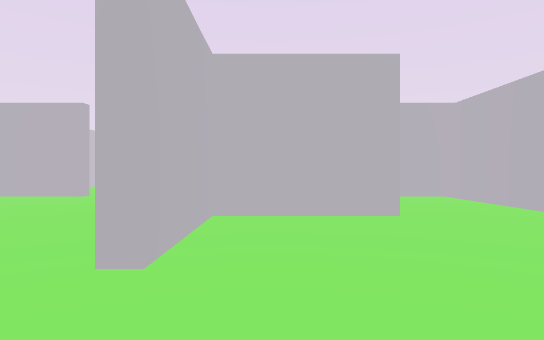
View 1 (above)

24 first-person views from a walk through a Unity game level. The camera is 1.3 m above the floor, looks level and sees 75° across. The floor is counted in squares, 2 m on a side. Each view is taken from the middle of a square. On the plan, view 1 faces up. The plan holds only what a view shows up to about 10 squares ahead; the rest is blank. The player is left out.

View 2
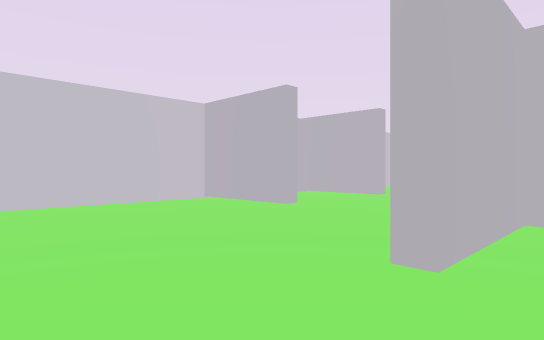

View 3
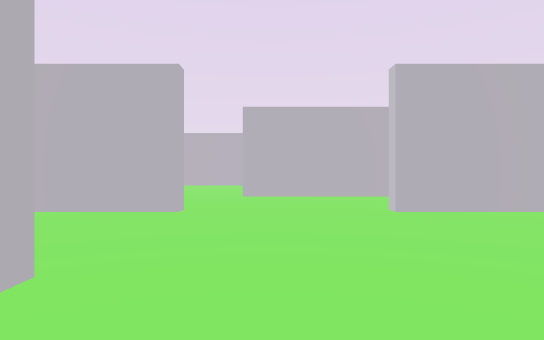

View 4
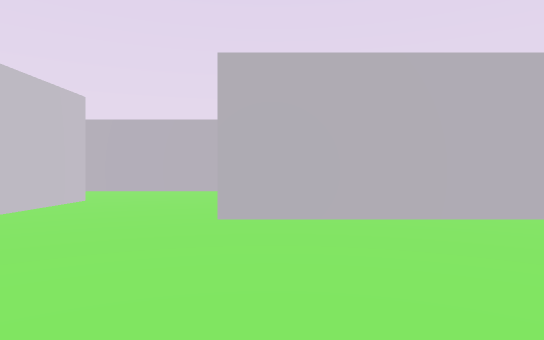

View 5
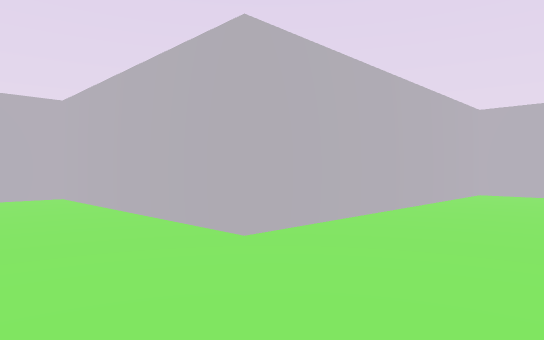

View 6
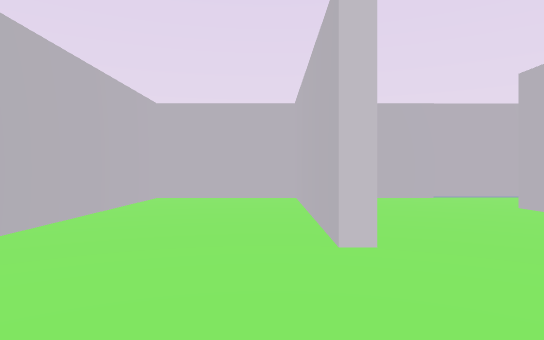

View 7
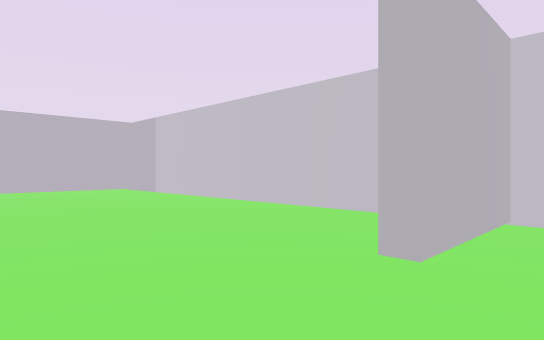

View 8
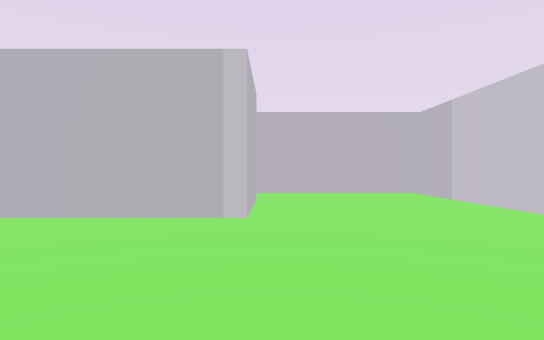

View 9
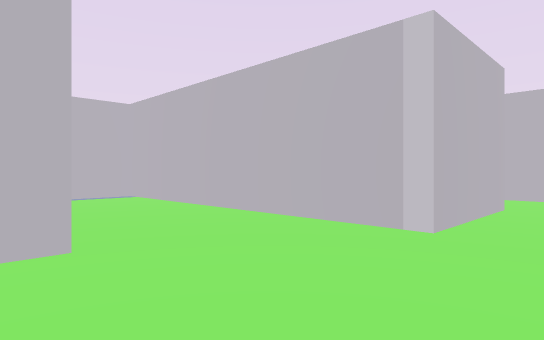

View 10
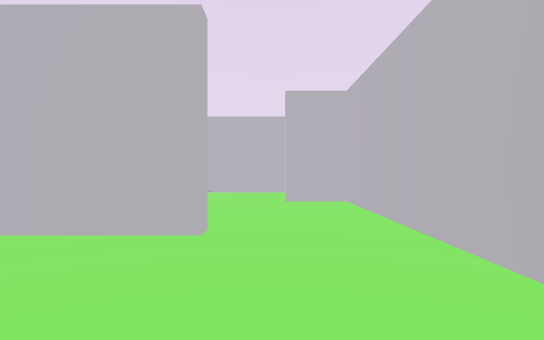

View 11
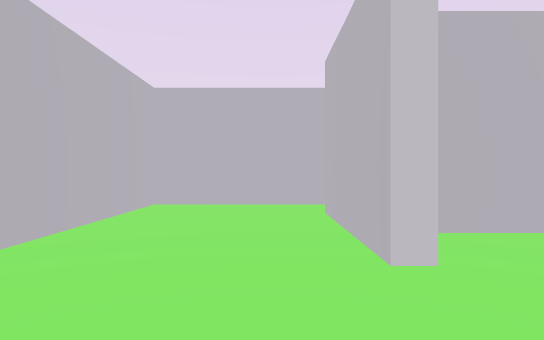

View 12
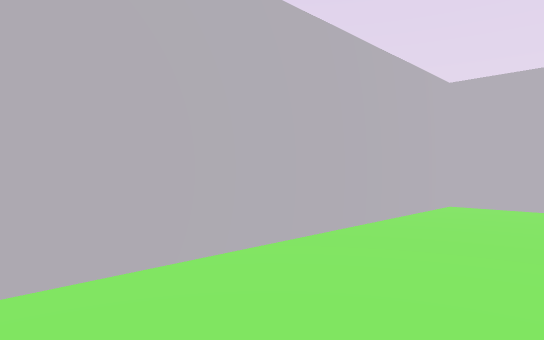

View 13
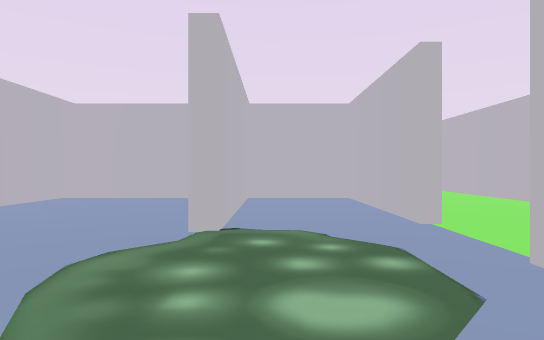

View 14
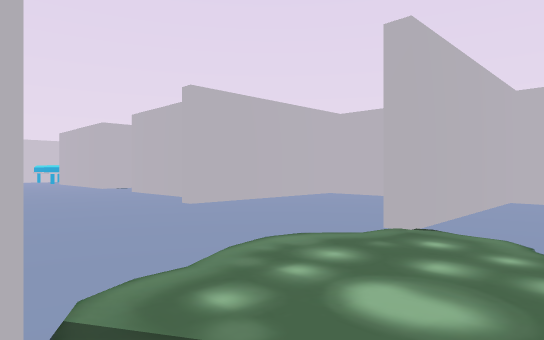

View 15
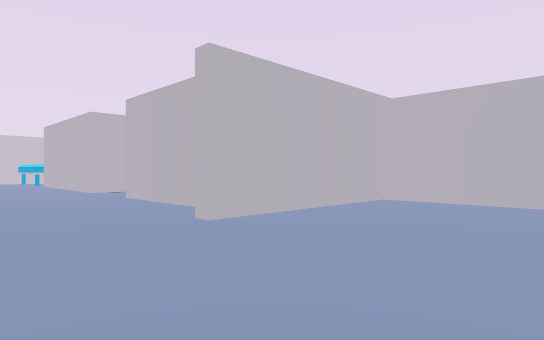

View 16
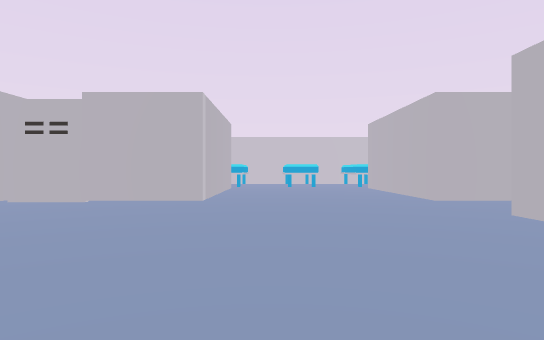

View 17
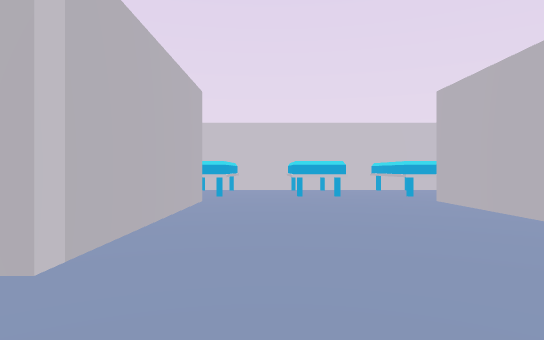

View 18
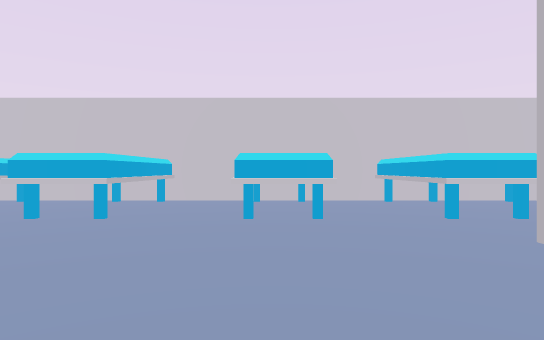

View 19
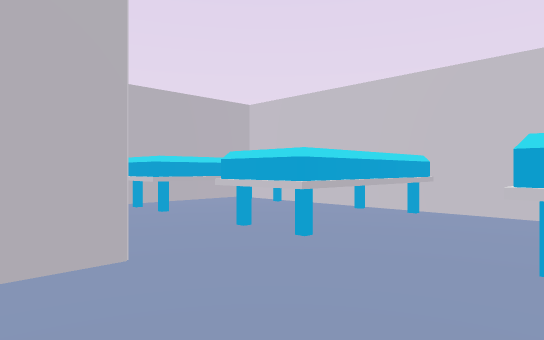

View 20
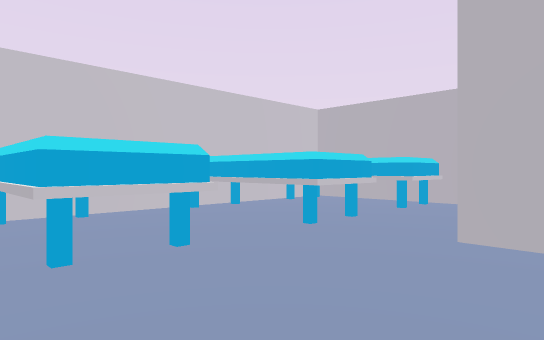

View 21
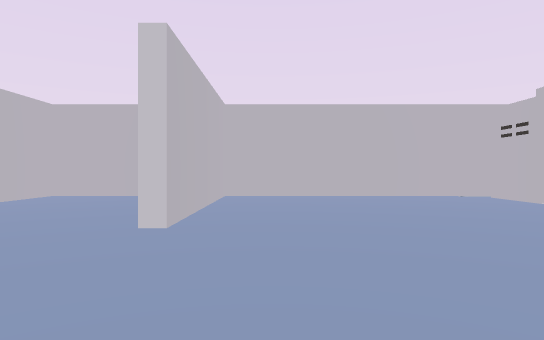

View 22
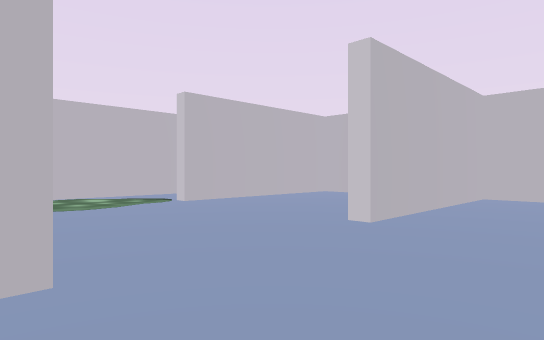

View 23
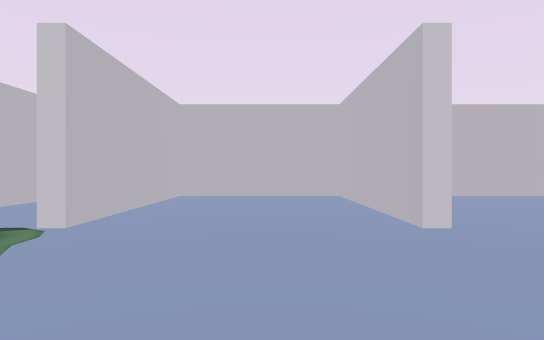

View 24
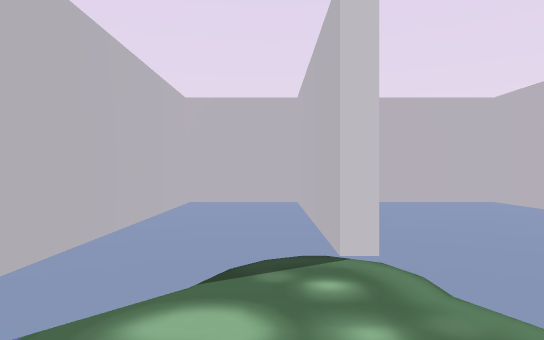

### Floor plan
Points are (right, up) in squares from view 1. A wall is a line through its corners. A room is listed if a view was taken in it or the views show most of it. See-through windows are left out.
Room 1 (views 1, 2, 3, 4, 5, 6, 7, 8, 9, 10)
walls: (-4.2, 8.2) (-6.5, 8.2); (-7, 5) (-4.4, 5) (-4.4, 4.7) (-6.9, 4.7) (-6.9, -5.5) (-2.5, -5.5); (-1.2, 8.5) (4.2, 8.5) (4.2, 11.7) (-3.7, 11.7) (-3.7, 17.9) (-4.9, 17.9); (-6.9, 14.5) (-6.9, 12.1); (1, 8.2) (-1.2, 8.2); (1.1, 5) (1.8, 5); (-1.1, 2.1) (-1.1, 2.6); (1.8, 4.7) (-0.8, 4.7) (-0.8, 2.1); (4.2, 3.2) (4.2, 8.2) (2.9, 8.2); (-2.7, -3.4) (-2.7, -0.5) (4.2, -0.5) (4.2, 0.8)
ways out: opening at (-2, -4) to room 2; opening at (-7, 9.5) to room 3
Room 2 (views 11, 12)
walls: (1.2, -4.2) (1.2, -7.1); (-2.5, -5.5) (0.9, -5.5) (0.9, -4.2); (1, -8.7) (4.2, -8.7) (4.2, -2.2)
ways out: opening at (-2, -4) to room 1; opening at (1, -8) to room 3
Room 3 (views 13, 14, 15, 16, 17, 18, 19, 20, 21, 22, 23, 24)
walls: (-20.5, 5.6) (-20.1, 5.6) (-20.1, 1.7) (-13.9, 1.7) (-13.9, 6.3) (-13.6, 6.3) (-13.6, 1.7) (-9.8, 1.7) (-9.8, 6.4); (-25.1, 5.6) (-24.4, 5.6); (-22.4, 10.3) (-25.1, 10.3); (-16.4, 10.3) (-17.9, 10.3); (-20.1, 11.9) (-20.1, 10.2); (-9.5, 6.4) (-9.5, 1.7) (-7.2, 1.7) (-7.2, 8.5); (-7.2, 10.2) (-7.2, 14.2) (-9.5, 14.2) (-9.5, 9.5); (-29.6, 13.8) (-29.6, 2.2); (-10.9, 14.2) (-13.6, 14.2) (-13.6, 9.5) (-14, 9.5)
ways out: opening at (-7, 9.5) to room 1; opening at (1, -8) to room 2; opening at (-7, -6.5)
objects: other object (-29, 2) to (-27, 3); other object (-29, 5) to (-27, 6); other object (-29, 8) to (-27, 9); other object (-29, 11) to (-27, 11); other object (-29, 13) to (-27, 14)

Positions as (right, up) in squares from view 1, and headings:
1: (0, 0), facing up
2: (0, 0), facing up-left
3: (-3, 3), facing up
4: (-3, 7), facing up
5: (-6, 9), facing up-right
6: (-4, 9), facing right
7: (-2, 6), facing down-left
8: (-3, 4), facing down
9: (-4, 3), facing down-right
10: (-6, -4), facing right
11: (2, -2), facing down
12: (2, -2), facing down-right
13: (-9, 6), facing up
14: (-8, 6), facing up-left
15: (-10, 7), facing up-left
16: (-13, 7), facing left
17: (-18, 7), facing left
18: (-22, 8), facing left
19: (-24, 8), facing down-left
20: (-24, 7), facing up-left
21: (-15, 10), facing down
22: (-16, 10), facing down-right
23: (-12, 10), facing down
24: (-9, 9), facing down
